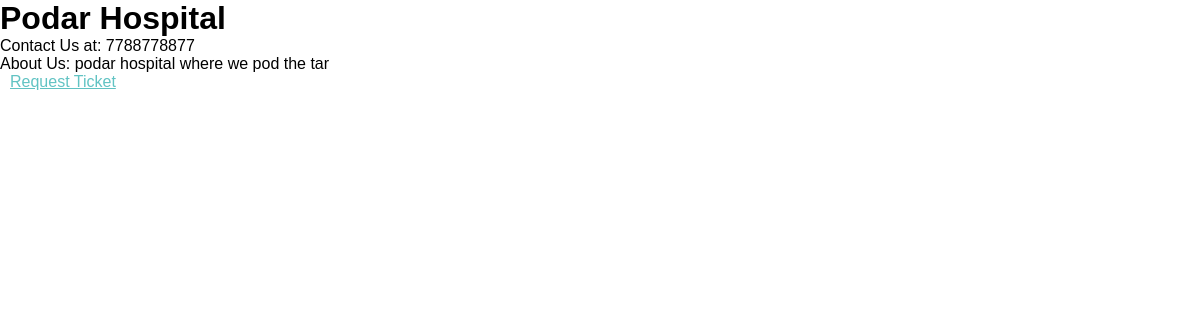
The app's page /medimode/hospital/16 (signed in) with its own data.
### medimode/models/user_models.py (models this page shows, shortened)
class Profile(models.Model):
	user = models.OneToOneField(User, on_delete=models.CASCADE, related_name='%(class)s')
	bio = models.TextField(max_length=500, blank=True)
	approved = models.BooleanField(default=False)
	@property
	def full_name(self):
		return self.user.first_name + " " + self.user.last_name

class User(AbstractUser):
	class UserRoleChoices(TextChoices):
		PATIENT = "patient"
		DOCTOR = "doctor"
		HOSPITAL = "hospital"
		PHARMACY = "pharmacy"
		INSURANCE = "insurance"
	role = models.TextField(choices=UserRoleChoices.choices, null=True)
	OTP_seed = encrypt(models.TextField(default=gen_otpseed))
	stripe_acct = models.TextField(max_length=100, blank=True)
	public_key = models.TextField(max_length=100, blank=True)

class Organisation(Profile):
	contact_number = models.BigIntegerField(validators=[MinValueValidator(1000_0000), MaxValueValidator(99_9999_9999)])
	image0 = models.OneToOneField(Document, on_delete=models.RESTRICT, related_name="img0_%(class)s")
	image1 = models.OneToOneField(Document, on_delete=models.RESTRICT, related_name="img1_%(class)s")
	location_state = models.TextField(max_length=200, default="Delhi")
	location_city = models.TextField(max_length=200, default="New Delhi")
	location = models.TextField(max_length=200)
	class Meta:
		abstract = True

class Hospital(Organisation):
	pass

### medimode/modules/catalogue/views.py (the view)
# urls.py: path('hospital/<int:pk>', views.HospitalView.as_view(), name='hospital_details'),
class HospitalView(AuthDetailView):
	template_name = 'medimode/catalogue/hospital_detail.html'
	model = Hospital

### medimode/views_base.py (called while the page is built)
	def test_func(self):
		return self.request.user.is_staff or self.request.user.profile.approved

### templates/medimode/catalogue/hospital_detail.html (shortened to what this page needs)
{% load static %}
<!DOCTYPE html>
<html lang="en">
<head>
    <link href="{% static 'home.css' %}" rel="stylesheet" />
</head>
<body>
<h1>{{ object.full_name | safe}}</h1>
<p>Contact Us at: {{ object.contact_number | safe}}</p>
<p>About Us: {{ object.bio | safe}}</p>
<a href="/medimode/issue_ticket?issued_to={{ object.pk }}">Request Ticket</a>
</body>
</html>

### static/home.css (style rules this page uses)
* { margin: 0; padding: 0; box-sizing: border-box; font-family: sans-serif; }
a { margin-left: 10px; margin-right: 10px; color: rgba(93, 193, 193, 0.973); }

### records on screen
Profile: full_name "Podar Hospital", bio "podar hospital where we pod the tar"
Hospital: contact_number "7788778877"
